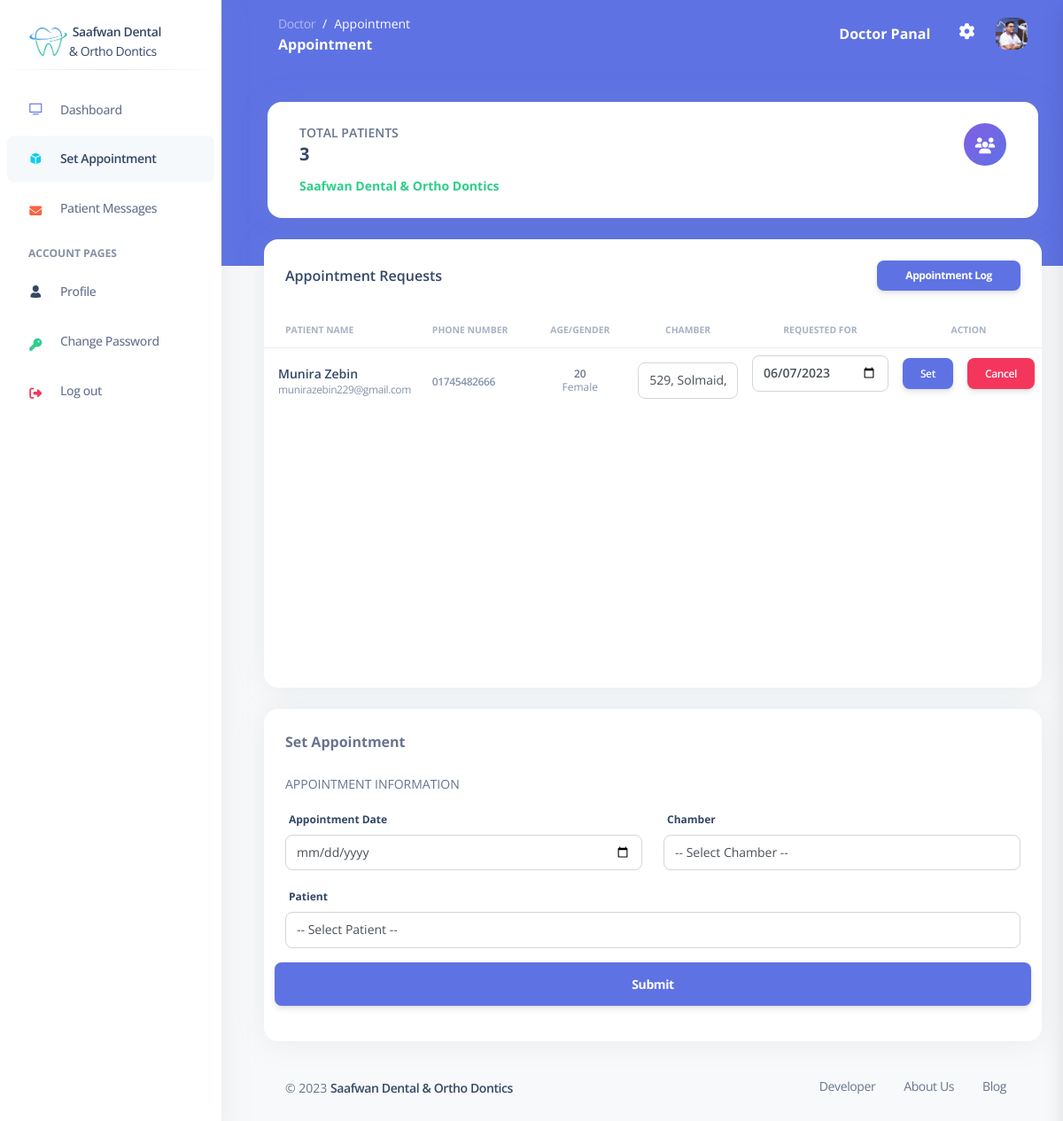
Before: /View/doctor/appointment.php (signed in) with the older database file.
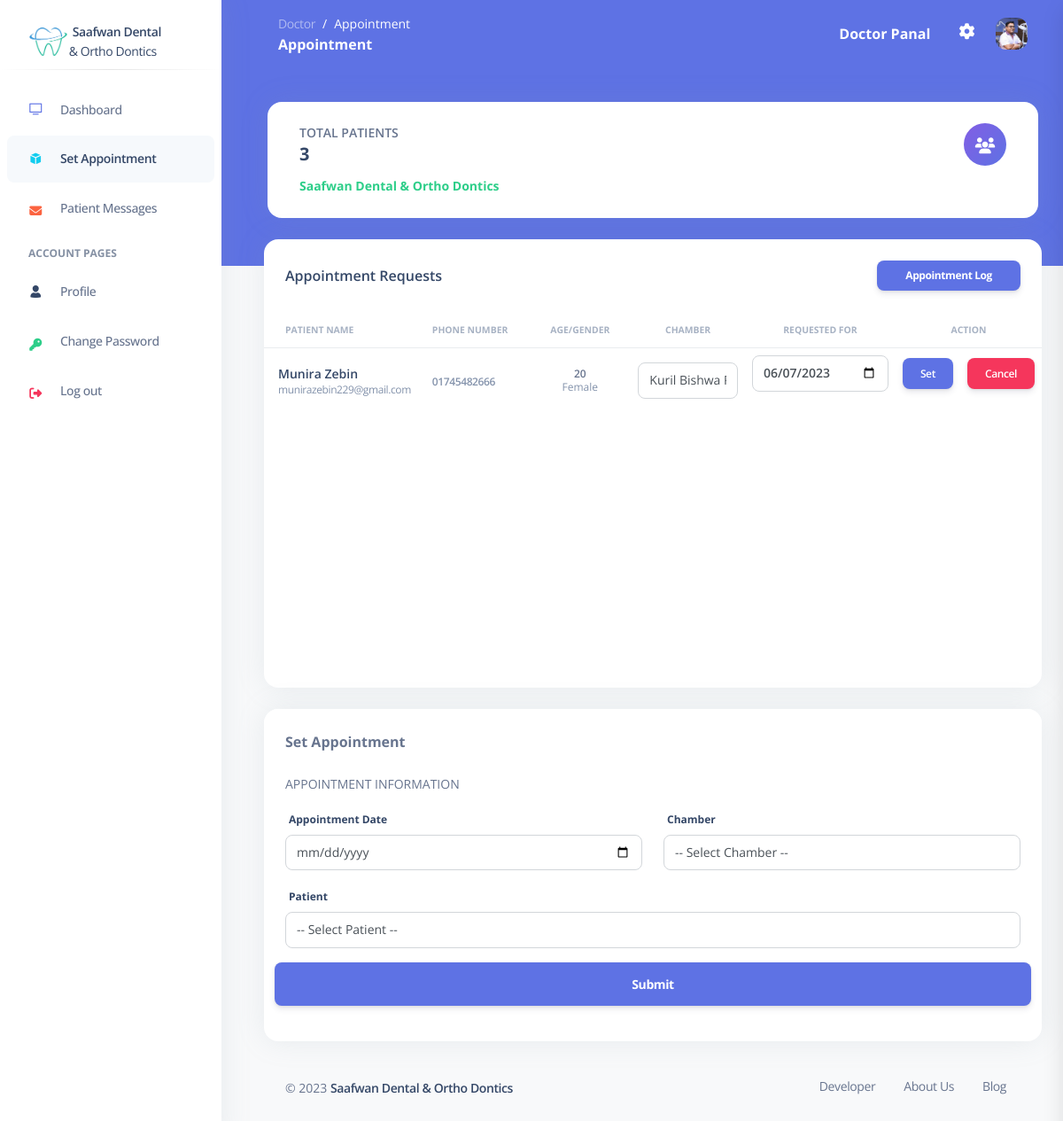
After: the same page with the newer database file.
### tables this page shows
CREATE TABLE `appointments` (
  `id` int(11) NOT NULL,
  `user` varchar(20) NOT NULL,
  `chamber` int(11) DEFAULT NULL,
  `appointment_at` date DEFAULT NULL,
  `created_at` date DEFAULT NULL,
  `cancel_at` date DEFAULT NULL,
  `status` varchar(10) DEFAULT NULL,
  `patient_id` int(11) DEFAULT NULL
);

CREATE TABLE `doctors` (
  `id` int(11) NOT NULL,
  `name` varchar(50) NOT NULL,
  `email` varchar(50) NOT NULL,
  `phone` varchar(20) NOT NULL,
  `password` varchar(20) NOT NULL,
  `created_at` date DEFAULT NULL,
  `deleted_at` date DEFAULT NULL,
  `chamber1` varchar(250) NOT NULL,
  `chamber2` varchar(250) DEFAULT NULL
);

CREATE TABLE `patients` (
  `id` int(11) NOT NULL,
  `name` varchar(50) NOT NULL,
  `phone` varchar(20) NOT NULL,
  `email` varchar(50) DEFAULT NULL,
  `password` varchar(20) NOT NULL,
  `age` int(200) DEFAULT NULL,
  `gender` varchar(10) DEFAULT NULL,
  `default_chamber` int(11) DEFAULT NULL,
  `created_at` date DEFAULT NULL,
  `status` tinyint(1) DEFAULT NULL
);

### View/components/doctorSidebar.php (called while the page is built, shortened)
<?php
$db = connect();
$doc = $db->query("SELECT * FROM doctors WHERE id = 1")->fetch_assoc();
$appointmentReq = $db->query("SELECT patients.*, appointments.* FROM appointments INNER JOIN patients ON appointments.patient_id = patients.id WHERE appointments.user = 'patient' AND appointments.status = 'pending'");
?>

### View/doctor/appointment.php (the view, shortened to what the changed rows need)
<?php
function chamber2($chamber)
{
    if ($chamber == '2') {
        return "selected";
    }
}
?>
<!DOCTYPE html>
<html lang="en">
<head>
    <link href="../../assets/css/nucleo-icons.css" rel="stylesheet" />
    <link href="../../assets/css/nucleo-svg.css" rel="stylesheet" />
    <link href="../../assets/css/nucleo-svg.css" rel="stylesheet" />
    <link id="pagestyle" href="../../assets/css/argon-dashboard.css?v=2.0.4" rel="stylesheet" />
</head>
<body class="g-sidenav-show   bg-gray-100">
        <?php include("../components/doctorSidebar.php"); ?>
    <main class="main-content position-relative border-radius-lg ">
        <div class="container-fluid py-4">
            <div class="row my-4">
                <div class="col-lg-12 col-md-6 mb-4">
                    <div class="card mb-4 h-100">
                        <div class="card-body px-0 pt-0 pb-2" style="height: 50vh; overflow-y: scroll;">
                            <div class="table-responsive p-0">
                                <table class="table align-items-center mb-0">
                                    <thead>
                                        <tr>
                                            <th class="text-uppercase text-secondary text-xxs font-weight-bolder opacity-7">Patient Name</th>
                                            <th class="text-uppercase text-secondary text-xxs font-weight-bolder opacity-7 ps-2">Phone Number</th>
                                            <th class="text-center text-uppercase text-secondary text-xxs font-weight-bolder opacity-7">Age/Gender</th>
                                            <th class="text-center text-uppercase text-secondary text-xxs font-weight-bolder opacity-7">Chamber</th>
                                            <th class="text-center text-uppercase text-secondary text-xxs font-weight-bolder opacity-7">Requested for</th>
                                            <th class="text-center text-uppercase text-secondary text-xxs font-weight-bolder opacity-7" colspan="2">Action</th>
                                        </tr>
                                    </thead>
                                    <tbody>
                                        <?php
                                        if ($appointmentReq->num_rows > 0) {
                                            while ($data = $appointmentReq->fetch_assoc()) {
                                                echo "
                                                <tr>
                                                    <td>
                                                        <div class='d-flex px-2 py-1'>
                                                            <div class='d-flex flex-column justify-content-center'>
                                                                <h6 class='mb-0 text-sm'>" . $data['name'] . "</h6>
                                                                <a href='mailto:" . $data['email'] . "' class='text-xs text-secondary mb-0'>" . $data['email'] . "</a>
                                                            </div>
                                                        </div>
                                                    </td>
                                                    <td>
                                                        <a href='tel:" .  $data['phone'] . "' class='text-secondary text-xs font-weight-bold mb-0'>" . $data['phone'] . "</a>
                                                    </td>
                                                    <td class='align-middle text-center text-sm'>
                                                        <p class='text-xs font-weight-bold mb-0'>" . $data['age'] . "</p>
                                                        <p class='text-xs text-secondary mb-0'>" . $data['gender'] . "</p>
                                                    </td>
                                                    <form action='../../Controller/doctor/appointmentReqController.php' method='POST'>
                                                        <input type='number' name='id' value='" . $data['id'] . "' hidden>
                                                        <td class='align-middle text-center text-sm'>
                                                            <select name='chamber' class='form-control'>
                                                                <option value='1' " . chamber1($data['chamber']) . ">" . $doc['chamber1'] . "</option>
                                                                <option value='2' " . chamber2($data['chamber']) . ">" . $doc['chamber2'] . "</option>
                                                            </select>
                                                        </td>
                                                        <td class='d-flex flex-column align-items-center'>
                                                            <input type='date' class='form-control font-weight-bold' name='appointment-at' value='" . $data['appointment_at'] . "'>
                                                            <p class='text-xs text-danger'>" . dateNull() . "</p>
                                                        </td>
                                                        <td style='text-align: right;'>
                                                            <button type='submit' class='font-weight-bold text-xs btn btn-primary' data-toggle='tooltip' data-original-title='Edit user'>
                                                                Set
                                                            </button>
                                                        </td>
                                                    </form>
                                                    <td style='text-align: left;'>
                                                        <a class='font-weight-bold text-xs btn btn-danger' href='../../Controller/doctor/appointmentCancelController.php?appointment=" . $data['id'] . "'>
                                                            Cancel
                                                        </a>
                                                    </td>
                                                </tr>
                                                ";
                                            }
                                        }
                                        ?>
                                    </tbody>
                                </table>
                            </div>
                        </div>
                    </div>
                </div>
            </div>
    </main>
</body>
</html>

Changed rows visible on the page:
changed through a linked row, appointments "Munira Zebin": chamber "529, Solmaid, Dhaka, Bangladesh" → "Kuril Bishwa Road, Dhaka, Bangladesh"
